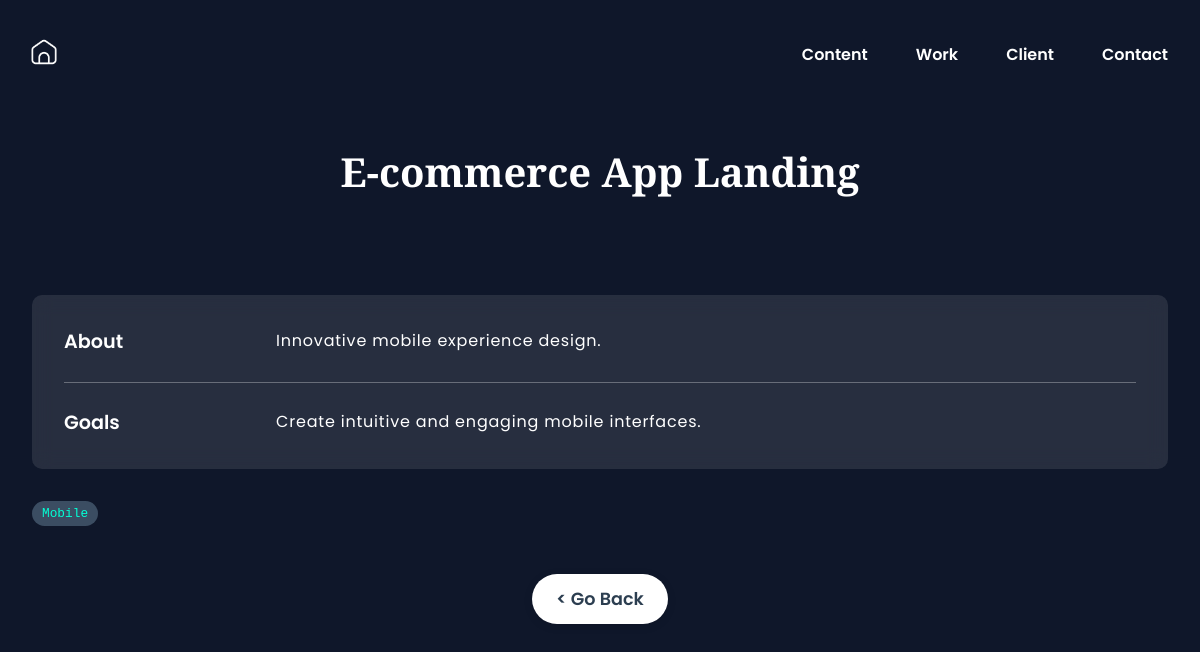
The app's page /mobile-landing-page/1 with its own data.
### portfolioapp/models.py (models this page shows, shortened)
class MobileLandingPage(models.Model):
    title = models.CharField(max_length=128)
    description = models.TextField()
    image = models.ImageField(upload_to='images/mobile_landing/')
    link = models.URLField(max_length=200, blank=True)
    tags = models.ManyToManyField(Tag, blank=True)
    date_posted = models.DateTimeField(auto_now_add=True, null=True)
    order = models.IntegerField(default=0)
    about_brand = models.TextField(
        blank=True, help_text="About brand section content")
    goals = models.TextField(blank=True, help_text="Goals section content")
    tools_apps = models.TextField(
        blank=True, help_text="Tools & Apps section content")
    typefaces_image = models.ImageField(
        upload_to='images/mobile_landing/typefaces/', blank=True, help_text="Typefaces section image")
    color_palette_image = models.ImageField(
        upload_to='images/mobile_landing/colors/', blank=True, help_text="Color palette section image")
    landing_pages_image = models.ImageField(
        upload_to='images/mobile_landing/pages/', blank=True, help_text="Landing Pages section image")
    class Meta:
        ordering = ['order']
        verbose_name = 'Mobile Landing Pages'
        verbose_name_plural = 'Mobile Landing Pages'

class Tag(models.Model):
    name = models.CharField(max_length=50)

### portfolioapp/views.py (the view)
def mobile_landing_page_detail(request, mobile_landing_page_id):
    mobile_landing_page = get_object_or_404(
        MobileLandingPage, id=mobile_landing_page_id)
    return render(request, 'portfolioapp/mobile_landing_page_detail.html', {"mobile_landing_page": mobile_landing_page})

### portfolioapp/templates/portfolioapp/mobile_landing_page_detail.html (shortened to what this page needs)
{% load static %}
<!DOCTYPE html>
<html lang="en">
  <head>
    <link
      rel="stylesheet"
      type="text/css"
      href="{% static 'css/styles.css' %}"
    />
  </head>
  <body class="mobile-landing-detail">
    <header>
      <nav class="navbar">
        <div class="logo">
          <a href="{% url 'home' %}"
            ><img src="{% static 'images/home.png' %}" alt="home logo"
          /></a>
        </div>
        <div class="nav-right">
          <ul class="nav-links">
            <li><a href="{% url 'home' %}#table-of-content">Content</a></li>
            <li><a href="{% url 'home' %}#previous-role">Work</a></li>
            <li><a href="{% url 'home' %}#client-experience">Client</a></li>
            <li><a href="{% url 'home' %}#contact">Contact</a></li>
          </ul>
        </div>
      </nav>
    </header>
    <div class="container portfolio-detail">
      <section class="portfolio portfolio-section">
        <div class="title-section">
          <h1 class="title">
            {{ mobile_landing_page.title }}
          </h1>
        </div>
        <div class="content-wrapper">
          <div class="content-grid">
            {% if mobile_landing_page.about_brand or mobile_landing_page.goals or mobile_landing_page.tools_apps %}
            <div class="content-container">
              {% if mobile_landing_page.about_brand %}
              <div class="content-row">
                <h4>About</h4>
                <p>{{ mobile_landing_page.about_brand }}</p>
              </div>
              {% endif %}
              {% if mobile_landing_page.goals %}
              <div class="content-row">
                <h4>Goals</h4>
                <p>{{ mobile_landing_page.goals }}</p>
              </div>
              {% endif %}
            </div>
            {% endif %}
          </div>
          {% if mobile_landing_page.tags.all %}
          <div class="tags-section">
            <ul class="tag-list">
              {% for tag in mobile_landing_page.tags.all %}
              <li class="tag-item">{{ tag.name }}</li>
              {% endfor %}
            </ul>
          </div>
          {% endif %}
          <div class="go-back-section">
            <a
              href="{% url 'home' %}#mobile-landing-pages"
              class="go-back-btn"
            >
              < Go Back
            </a>
          </div>
        </div>
      </section>
    </div>
  </body>
</html>

### static/css/styles.css (style rules this page uses)
* { margin: 0; padding: 0; box-sizing: border-box; }
html, body { background-color: #0f172a; min-height: 100%; image-rendering: -webkit-optimize-contrast; image-rendering: crisp-edges; }
body { overflow-x: hidden; }
img { max-width: 100%; height: auto; loading: lazy; image-rendering: -webkit-optimize-contrast; image-rendering: crisp-edges; will-change: transform; }
.container { max-width: 1200px; margin-inline: auto; padding: 0 2rem; }
.portfolio, .previous-role { scroll-margin-top: 100px; }
h1, h2 { font-family: "Libre Baskerville", serif; }
p, .nav-links li { font-family: "Poppins", sans-serif; }
.navbar { display: flex; justify-content: space-between; align-items: center; z-index: 1000; position: fixed; top: 0; left: 0; right: 0; max-width: 1200px; margin-inline: auto; padding-top: 2rem; padding: 2rem 2rem; }
.logo img { width: 3rem; margin-left: -0.5rem; position: relative; transition: transform 0.3s ease; }
.logo a { text-decoration: none; }
.nav-right { display: flex; align-items: center; margin-left: auto; }
.nav-links { display: flex; list-style: none; position: relative; gap: 3rem; }
.nav-links a { font-weight: 600; color: white; text-decoration: none; position: relative; }
.nav-links a::after { content: ""; position: absolute; left: 0; right: 0; bottom: -6px; height: 2px; background-color: white; transform: scaleX(0); transition: transform 0.2s ease; }
.portfolio p, .previous-role p, .client-experience p, .contact p, .table-of-content p { font-size: 1.2rem; color: #8297bd; margin: 1rem 0; display: block; }
.portfolio-detail p { width: 100% !important; margin: 0 !important; }
.content-container { background: rgba(255, 255, 255, 0.1); backdrop-filter: blur(10px); border-radius: 10px; padding: 2rem; margin-top: 3rem; gap: 1.6rem; min-height: 120px; position: relative; display: flex; flex-direction: column; align-items: flex-start; color: white; }
.content-row { display: flex; gap: 2rem; align-items: flex-start; padding-bottom: 1.6rem; width: 100%; position: relative; border-bottom: 1px solid rgba(255, 255, 255, 0.3); box-sizing: border-box; }
.content-row:last-child { margin-bottom: 0; padding-bottom: 0; border-bottom: none; }
.content-row h4 { flex: 0 0 120px; margin: 0; font-size: 1.2rem; font-weight: 600; color: white; min-width: 180px; font-family: "Poppins", sans-serif; }
.content-row p { flex: 1; font-size: 1rem; line-height: 1.7; color: white; text-align: left; letter-spacing: 0.8px; }
.tag-list { list-style: none; padding: 0; display: flex; flex-wrap: wrap; gap: 7.2px; }
.tag-item { background-color: #3b4d62; color: #03ffd5; padding: 5px 10px; border-radius: 25px; font-size: 0.8rem; font-weight: 500; display: inline-block; font-family: "Courier Prime", monospace; }
.portfolio { margin: 8rem 0; }
html { scroll-behavior: smooth; }
.mobile-landing-detail .container { max-width: 1200px; margin: 0 auto; padding: 1rem; }
.mobile-landing-detail .portfolio-section { margin-top: 8rem; }
.mobile-landing-detail .title-section { text-align: center; margin-bottom: 3rem; }
.mobile-landing-detail .title { color: white; font-size: 2.5rem; margin-bottom: 1rem; }
.mobile-landing-detail .content-wrapper { max-width: 1200px; margin: 0 auto; padding: 0 1rem; }
.mobile-landing-detail .content-grid { display: grid; gap: 3rem; }
.mobile-landing-detail .tags-section { text-align: left; margin-top: 2rem; }
.mobile-landing-detail .tag-list { justify-content: flex-start; }
.mobile-landing-detail .go-back-section { text-align: center; margin-top: 3rem; }
.mobile-landing-detail .go-back-btn { display: inline-block; background-color: white; color: #2c3e50; padding: 12px 24px; border-radius: 25px; text-decoration: none; font-weight: 600; font-size: 1.1rem; font-family: "Poppins", sans-serif; transition: all 0.3s ease; box-shadow: 0 2px 10px rgba(0, 0, 0, 0.1); }

### records on screen
MobileLandingPage: title "E-commerce App Landing", about_brand "Innovative mobile experience design.", goals "Create intuitive and engaging mobile interfaces."
Tag: name "Mobile"
